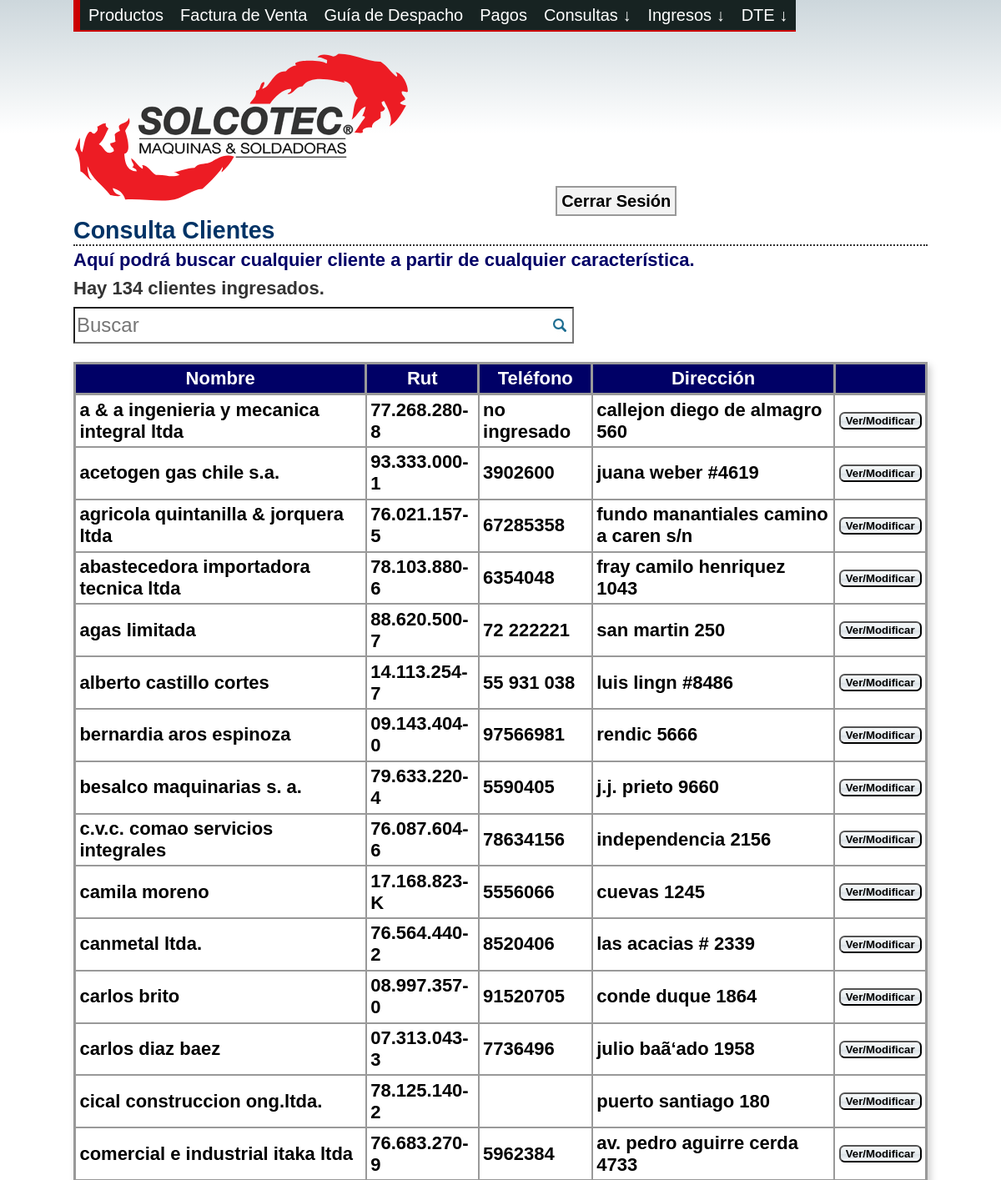
Page /consulta_cliente.php (signed in, upper part) on the committed database.
### tables this page shows
CREATE TABLE `cliente` (
  `id_cliente` int(10) unsigned NOT NULL AUTO_INCREMENT,
  `nombre_cliente` varchar(50) NOT NULL,
  `rut` varchar(15) NOT NULL,
  `telefono` varchar(20) NOT NULL,
  `direccion` text NOT NULL,
  `giro` text NOT NULL,
  `comuna` varchar(30) NOT NULL,
  `cod_vendedor` int(3) unsigned NOT NULL,
  PRIMARY KEY (`id_cliente`)
);

### htdocs/consulta_cliente.php (the view, shortened to what this page needs)
<html lang="es">
<head>
<link rel="stylesheet" href="css/estructura.css" />
</head>
<body>
    <div id="contenido">
    	<nav>
     <div id="barra">
     <ul id="menu">
       <li><a href="consulta_producto.php">Productos</a></li>
       <li><a href="factura_venta.php">Factura de Venta</a></li>
       <li><a href="guia_despacho.php">Guía de Despacho</a></li>
       <li><a href="consulta_pago.php">Pagos</a></li>
       <li><a href="#">Consultas &darr;</a>
    </li>
       <li><a href="#">Ingresos &darr;</a>
       </li>
    <li><a href="#">DTE &darr;</a>
    </li>
    </ul>
    </div>
    </nav>
    <header>
    <a id="cerrar" href="php/logout.php">Cerrar Sesión</a>
        <div id="titulo">
        <h1>Consulta Clientes</h1>
    	<h2>Aquí podrá buscar cualquier cliente a partir de cualquier característica.</h2>
        </div>
 <?
	$resultado=mysql_query("select * from cliente");
	$numero = mysql_num_rows($resultado);
    echo"<p>Hay $numero clientes ingresados.</p>";
  ?>
  </header>
<input type="text" name="search" value="" id="id_search" placeholder="Buscar" autofocus class="campo" />
		<table>
			<thead>
                <tr>
                    <th>Nombre</th>
					<th>Rut</th>
					<th>Teléfono</th>
					<th>Dirección</th>
                    <th colspan="2"></th>
				</tr>
   			</thead>
            <tbody>
 <?
while ($fila=mysql_fetch_array($resultado))
{
?>
<tr>
<td><? echo $fila["nombre_cliente"] ?></td>
<td id="td_rut"><? echo $fila["rut"] ?></td>
<td><? echo $fila["telefono"] ?></td>
<td><? echo $fila["direccion"] ?></td>
<td><form id="boton_modificar" action="modificar_cliente.php" method="post" enctype="application/x-www-form-urlencoded" name="datos">
<input type="submit" value="Ver/Modificar" class="boton"></form>
</td>
</tr>
<?
}
?>
</tbody>
</table>
</div>
</body>
</html>

### htdocs/css/estructura.css (style rules this page uses)
#menu { margin-bottom:20px; list-style:none; color:#fff; display:inline-block; float:left; z-index:1000; border-left:8px solid #C00; border-bottom:2px solid #C00; }
#menu a { color:#fff; text-decoration:none; }
#menu > li { background:#172322 none repeat scroll 0 0; cursor:pointer; float:left; position:relative; padding:0px 10px; }
body { background: -webkit-gradient(linear, left top, left bottom, color-stop(0em,rgba(205,215,220,1)), color-stop(10em,rgba(255,255,255,0.75)), color-stop(10em,rgba(255,255,255,0)))repeat-x; background: -webkit-linear-gradient(top, rgba(205,215,220,1) 0em, rgba(255,255,255,0.75) 10em,rgba(255,255,255,0) 10em)repeat-x; background: -moz-linear-gradient(top, rgba(205,215,220,1) 0em, rgba(255,255,255,0.75) 5em, rgba(255,255,255,0) 10em) repeat-x; background: -o-linear-gradient(top, rgba(205,215,220,1) 0%, rgba(255,255,255,0.75) 17%,rgba(255,255,255,0) 69%)repeat-x; background: -ms-linear-gradient(top, rgba(205,215,220,1) 0%, rgba(255,255,255,0.75) 17%,rgba(255,255,255,0) 69%)repeat-x; background: linear-gradient(top, rgba(205,215,220,1) 0%, rgba(255,255,255,0.75) 17%,rgba(255,255,255,0) 69%)repeat-x; filter: progid:DXImageTransform.Microsoft.gradient ( startColorstr='#cdd7dc', endColorstr='#00ffffff',GradientType=0 )repeat-x; }
div#contenido { font-family:Arial; font-size:22px; line-height:35px; color:#333; cursor:default; width:1024px; text-align:left; margin:0 auto; padding: 0em 1em 0em 1em; }
form { padding:0em; margin:0em; }
a { text-decoration:none; color:#009; font-size:20px; }
h1 { font-size:1.3em; color:#036; line-height:1.2em; }
h2 { font-size:1em; color: #006; border-top:0.1em dotted #333; line-height:1.5em; }
p { font-weight:bold; font-size:1em; }
#cerrar { color:#000; margin-left:170px; border:2px solid #999; padding:5px 5px 5px 5px; background: #F3F3F3; font-weight:bold; }
input#id_search { width:600px; font-size:24px; margin-top:5px; background:url(../imagenes/lupa-buscador.png) no-repeat right; padding-right:1.5em; }
.boton { background: rgb(246,248,249); background: -moz-linear-gradient(top, rgba(246,248,249,1) 0%, rgba(229,235,238,1) 50%, rgba(215,222,227,1) 51%, rgba(245,247,249,1) 100%); background: -webkit-gradient(linear, left top, left bottom, color-stop(0%,rgba(246,248,249,1)), color-stop(50%,rgba(229,235,238,1)), color-stop(51%,rgba(215,222,227,1)), color-stop(100%,rgba(245,247,249,1))); background: -webkit-linear-gradient(top, rgba(246,248,249,1) 0%,rgba(229,235,238,1) 50%, rgba(215,222,227,1) 51%,rgba(245,247,249,1) 100%); background: -o-linear-gradient(top, rgba(246,248,249,1) 0%, rgba(229,235,238,1) 50%,rgba(215,222,227,1) 51%,rgba(245,247,249,1) 100%); background: -ms-linear-gradient(top, rgba(246,248,249,1) 0%, rgba(229,235,238,1) 50%,rgba(215,222,227,1) 51%,rgba(245,247,249,1) 100%); background: linear-gradient(top, rgba(246,248,249,1) 0%, rgba(229,235,238,1) 50%,rgba(215,222,227,1) 51%,rgba(245,247,249,1) 100%); filter: progid:DXImageTransform.Microsoft.gradient ( startColorstr='#f6f8f9', endColorstr='#f5f7f9',GradientType=0 ); clear:both; border-radius:0.5em; -webkit-border-radius:0.5em; -moz-border-radius:0.5em; font-family:Helvetica; font-size:0.6em; font-weight:bold; }
input.campo { height:1.8em; width:13em; font-size:1em; }
table { width: 100%; margin:1em 0 2em 0; font-weight:bold; border:#999 solid; box-shadow:0.2em 0.2em 0.4em #ccc; }
th { background-color: #006; color: #fff; text-align:center; padding:0.2em; border:#999 solid; }
td { vertical-align: middle; padding:0.2em; border:0.1em #999 solid; }

### rows in the picture
cliente: nombre_cliente "a & a ingenieria y mecanica integral ltda", rut "77.268.280-8", telefono "no ingresado", direccion "callejon diego de almagro 560"
cliente: nombre_cliente "acetogen gas chile s.a.", rut "93.333.000-1", telefono "3902600", direccion "juana weber #4619"
cliente: nombre_cliente "agricola quintanilla & jorquera ltda", rut "76.021.157-5", telefono "67285358", direccion "fundo manantiales camino a caren s/n"
cliente: nombre_cliente "abastecedora importadora tecnica ltda", rut "78.103.880-6", telefono "6354048", direccion "fray camilo henriquez 1043"
cliente: nombre_cliente "agas limitada", rut "88.620.500-7", telefono "72 222221", direccion "san martin 250"
cliente: nombre_cliente "alberto castillo cortes", rut "14.113.254-7", telefono "55 931 038", direccion "luis lingn #8486"
cliente: nombre_cliente "bernardia aros espinoza", rut "09.143.404-0", telefono "97566981", direccion "rendic 5666"
cliente: nombre_cliente "besalco maquinarias s. a.", rut "79.633.220-4", telefono "5590405", direccion "j.j. prieto 9660"
cliente: nombre_cliente "c.v.c. comao servicios integrales", rut "76.087.604-6", telefono "78634156", direccion "independencia 2156"
cliente: nombre_cliente "camila moreno", rut "17.168.823-K", telefono "5556066", direccion "cuevas 1245"
cliente: nombre_cliente "canmetal ltda.", rut "76.564.440-2", telefono "8520406", direccion "las acacias # 2339"
cliente: nombre_cliente "carlos brito", rut "08.997.357-0", telefono "91520705", direccion "conde duque 1864"
cliente: nombre_cliente "carlos diaz baez", rut "07.313.043-3", telefono "7736496", direccion "julio baã‘ado 1958"
cliente: nombre_cliente "cical construccion ong.ltda.", rut "78.125.140-2", direccion "puerto santiago 180"
cliente: nombre_cliente "comercial e industrial itaka ltda", rut "76.683.270-9", telefono "5962384", direccion "av. pedro aguirre cerda 4733"

### other values in the picture
$numero "134"
